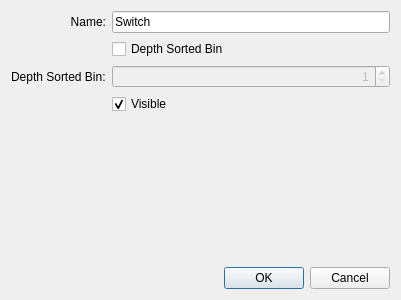
<?xml version="1.0" encoding="UTF-8"?>
<ui version="4.0">
 <class>DialogEditSwitch</class>
 <widget class="QDialog" name="DialogEditSwitch">
  <property name="geometry">
   <rect>
    <x>0</x>
    <y>0</y>
    <width>400</width>
    <height>300</height>
   </rect>
  </property>
  <property name="windowTitle">
   <string>Switch Edit</string>
  </property>
  <property name="modal">
   <bool>true</bool>
  </property>
  <layout class="QGridLayout" name="gridLayout">
   <item row="1" column="1">
    <widget class="QCheckBox" name="checkBoxDepthSortedBin">
     <property name="text">
      <string>Depth Sorted Bin</string>
     </property>
    </widget>
   </item>
   <item row="4" column="0" colspan="2">
    <spacer name="verticalSpacer">
     <property name="orientation">
      <enum>Qt::Vertical</enum>
     </property>
     <property name="sizeHint" stdset="0">
      <size>
       <width>379</width>
       <height>205</height>
      </size>
     </property>
    </spacer>
   </item>
   <item row="5" column="0" colspan="2">
    <widget class="QDialogButtonBox" name="buttonBox">
     <property name="orientation">
      <enum>Qt::Horizontal</enum>
     </property>
     <property name="standardButtons">
      <set>QDialogButtonBox::Cancel|QDialogButtonBox::Ok</set>
     </property>
    </widget>
   </item>
   <item row="0" column="0">
    <widget class="QLabel" name="label">
     <property name="text">
      <string>Name:</string>
     </property>
     <property name="alignment">
      <set>Qt::AlignRight|Qt::AlignTrailing|Qt::AlignVCenter</set>
     </property>
     <property name="buddy">
      <cstring>lineEditName</cstring>
     </property>
    </widget>
   </item>
   <item row="0" column="1">
    <widget class="QLineEdit" name="lineEditName">
     <property name="text">
      <string>Switch</string>
     </property>
    </widget>
   </item>
   <item row="3" column="1">
    <widget class="QCheckBox" name="checkBoxVisible">
     <property name="text">
      <string>Visible</string>
     </property>
     <property name="checked">
      <bool>true</bool>
     </property>
    </widget>
   </item>
   <item row="2" column="0">
    <widget class="QLabel" name="label_2">
     <property name="text">
      <string>Depth Sorted Bin:</string>
     </property>
    </widget>
   </item>
   <item row="2" column="1">
    <widget class="QSpinBox" name="spinBoxDepthSortedBin">
     <property name="enabled">
      <bool>false</bool>
     </property>
     <property name="alignment">
      <set>Qt::AlignRight|Qt::AlignTrailing|Qt::AlignVCenter</set>
     </property>
     <property name="minimum">
      <number>1</number>
     </property>
     <property name="maximum">
      <number>9</number>
     </property>
     <property name="value">
      <number>1</number>
     </property>
    </widget>
   </item>
  </layout>
 </widget>
 <tabstops>
  <tabstop>lineEditName</tabstop>
  <tabstop>buttonBox</tabstop>
 </tabstops>
 <resources/>
 <connections>
  <connection>
   <sender>buttonBox</sender>
   <signal>accepted()</signal>
   <receiver>DialogEditSwitch</receiver>
   <slot>accept()</slot>
   <hints>
    <hint type="sourcelabel">
     <x>248</x>
     <y>254</y>
    </hint>
    <hint type="destinationlabel">
     <x>157</x>
     <y>274</y>
    </hint>
   </hints>
  </connection>
  <connection>
   <sender>buttonBox</sender>
   <signal>rejected()</signal>
   <receiver>DialogEditSwitch</receiver>
   <slot>reject()</slot>
   <hints>
    <hint type="sourcelabel">
     <x>316</x>
     <y>260</y>
    </hint>
    <hint type="destinationlabel">
     <x>286</x>
     <y>274</y>
    </hint>
   </hints>
  </connection>
 </connections>
</ui>
